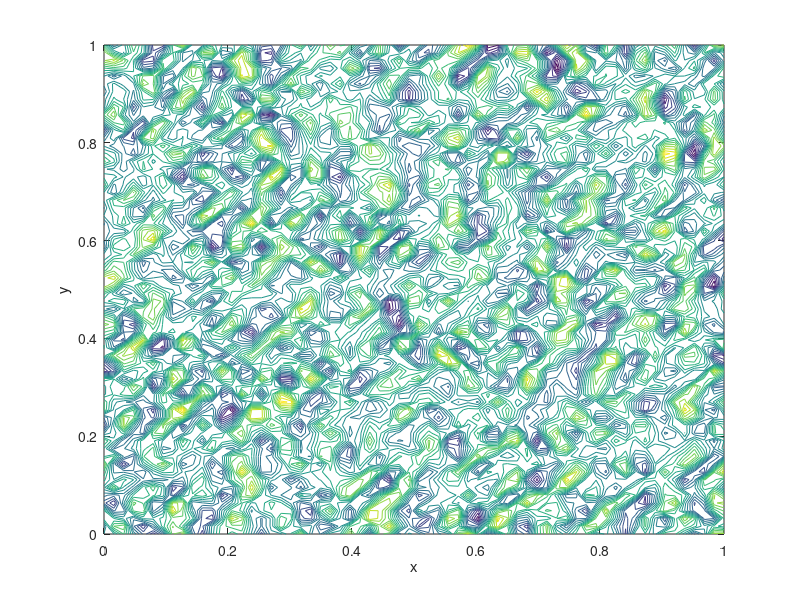

MATLAB code for this plot: (Note: this script raises an error after producing the figure.)
%RIKESH SHARMA
%180606
%ME630A                submission on : 20/11/2021
function turbulence2D()
Lx=1;
Ly=1;
Nx=64;
Ny=64;
nxp2=Nx+2;
nyp2=Ny+2;
dx=(Lx)/(Nx-1);
dy=(Ly)/(Ny-1);
x=(0:dx:Lx);
y=(0:dy:Ly);
tmax=0.2;
dt=0.0001;
Nt=tmax/dt;
%since we have to initialize for psi with random number between -1 and 1
%over the whole domain we use a=-1 b=1 and use psi=a+(b-a)*rand(nxp2,nyp2)
%to initialize psi with random number -1 and 1. Here rand(nxp2,nyp2)
%returns a matrix of size (nxp2 X nyp2) with random number between 0 to 1.
a=-1;  b=1;
psi=a+(b-a)*rand(nxp2,nyp2);
psi(Nx+2,:)=psi(2,:);
psi(1,:)=psi(Nx+1,:);
psi(:,Ny+2)=psi(:,2);
psi(:,1)=psi(:,Ny+1);
psi_old=psi;
%Initializing u0, v0, omega0 for t=0.0 using random value of psi over
% the domain
u=zeros(nxp2,nyp2);
u(2:Nx+1,2:Ny+1)=(psi(2:Nx+1,3:Ny+2)-psi(2:Nx+1,1:Ny))/(2*dy);
u(Nx+2,:)=u(2,:);
u(1,:)=u(Nx+1,:);
u(:,Ny+2)=u(:,2);
u(:,1)=u(:,Ny+1);

v=zeros(nxp2,nyp2);
v(2:Nx+1,2:Ny+1)=-(psi(3:Nx+2,2:Ny+1)-psi(1:Nx,2:Ny+1))/(2*dx);
v(Nx+2,:)=v(2,:);
v(1,:)=v(Nx+1,:);
v(:,Ny+2)=v(:,2);
v(:,1)=v(:,Ny+1);

omega=zeros(nxp2,nyp2);
omega(2:Nx+1,2:Ny+1)=(v(3:Nx+2,2:Ny+1)-v(1:Nx,2:Ny+1))/(2*dx) - (u(2:Nx+1,3:Ny+2)-u(2:Nx+1,1:Ny))/(2*dy);
omega(Nx+2,:)=omega(2,:);
omega(1,:)=omega(Nx+1,:);
omega(:,Ny+2)=omega(:,2);
omega(:,1)=omega(:,Ny+1);

% [x,y]=meshgrid(x,y);
% contour(x,y,omega(2:Nx+1,2:Nx+1));
Re=100;
ctr=1;
[x,y]=meshgrid(x,y);
for n=1:Nt
    clf
    %RKW3
    omega_t=omega;
    K1= -u(2:Nx+1,2:Ny+1).*(omega_t(3:Nx+2,2:Ny+1)-omega(1:Nx,2:Ny+1))/(2*dx)...
        -v(2:Nx+1,2:Ny+1).*(omega_t(2:Nx+1,3:Ny+2)-omega(2:Nx+1,1:Ny))/(2*dy)...
        +1/Re*((omega_t(3:Nx+2,2:Ny+1)-2*omega_t(2:Nx+1,2:Ny+1)+omega_t(1:Nx,2:Ny+1))/(dx*dx)...
        +      (omega_t(2:Nx+1,3:Ny+2)-2*omega_t(2:Nx+1,2:Ny+1)+omega_t(2:Nx+1,1:Ny))/(dy*dy));
    
    omega_t(2:Nx+1,2:Ny+1)= omega_t(2:Nx+1,2:Ny+1) +dt/3*K1;
    K1=-5/9*K1   -u(2:Nx+1,2:Ny+1).*(omega_t(3:Nx+2,2:Ny+1)-omega(1:Nx,2:Ny+1))/(2*dx)...
        -v(2:Nx+1,2:Ny+1).*(omega_t(2:Nx+1,3:Ny+2)-omega(2:Nx+1,1:Ny))/(2*dy)...
        +1/Re*((omega_t(3:Nx+2,2:Ny+1)-2*omega_t(2:Nx+1,2:Ny+1)+omega_t(1:Nx,2:Ny+1))/(dx*dx)...
        +      (omega_t(2:Nx+1,3:Ny+2)-2*omega_t(2:Nx+1,2:Ny+1)+omega_t(2:Nx+1,1:Ny))/(dy*dy));
    
    omega_t(2:Nx+1,2:Ny+1) = omega_t(2:Nx+1,2:Ny+1) +15/16*dt*K1;
    K1 = -153/128 *K1  -u(2:Nx+1,2:Ny+1).*(omega_t(3:Nx+2,2:Ny+1)-omega(1:Nx,2:Ny+1))/(2*dx)...
        -v(2:Nx+1,2:Ny+1).*(omega_t(2:Nx+1,3:Ny+2)-omega(2:Nx+1,1:Ny))/(2*dy)...
        +1/Re*((omega_t(3:Nx+2,2:Ny+1)-2*omega_t(2:Nx+1,2:Ny+1)+omega_t(1:Nx,2:Ny+1))/(dx*dx)...
        +      (omega_t(2:Nx+1,3:Ny+2)-2*omega_t(2:Nx+1,2:Ny+1)+omega_t(2:Nx+1,1:Ny))/(dy*dy));
    
    omega(2:Nx+1,2:Ny+1)=omega_t(2:Nx+1,2:Ny+1)+ 8/15*dt*K1;
    omega(Nx+2,:)=omega(2,:);
    omega(1,:)=omega(Nx+1,:);
    omega(:,Ny+2)=omega(:,2);
    omega(:,1)=omega(:,Ny+1);
    %Gauss Siedel
    error=0.5;
    error_old=0;
    changeError=error-error_old;
    epsilon=1e-5;
    while (changeError>epsilon && ctr<10000)
        psi(Nx+2,:)=psi(2,:);
        psi(1,:)=psi(Nx+1,:);
        psi(:,Ny+2)=psi(:,2);
        psi(:,1)=psi(:,Ny+1);
        for i=2:Nx+1
            for j=2:Ny+1
                psi(i,j)=0.25*(psi_old(i+1,j)+psi_old(i,j+1)...
                                  +psi(i-1,j)+psi(i,j-1)+omega(i,j)*dx*dx);
        
            end
        end
%         psi(2:Nx+1,2:Ny+1)=0.25*(psi_old(3:Nx+2,2:Ny+1)+psi_old(2:Nx+1,3:Ny+2)...
%                                   +psi(1:Nx,2:Ny+1)+psi(2:Nx+1,1:Ny)+omega(2:Nx+1,2:Ny+1)*dx*dx);
%         psi(Nx+2,:)=psi(2,:);
%         psi(1,:)=psi(Nx+1,:);
%         psi(:,Ny+2)=psi(:,2);
%         psi(:,1)=psi(:,Ny+1);
        
        error_old=error;
        errorMatrix=(psi(2:Nx+1,2:Ny+1)-psi_old(2:Nx+1,2:Ny+1));
        error = norm(errorMatrix,2);
        changeError=error-error_old;
        ctr=ctr+1;
        psi_old=psi;                 
    end
    %update BC
    omega(Nx+2,:)=omega(2,:);
    omega(1,:)=omega(Nx+1,:);
    omega(:,Ny+2)=omega(:,2);
    omega(:,1)=omega(:,Ny+1);
    psi(Nx+2,:)=psi(2,:);
    psi(1,:)=psi(Nx+1,:);
    psi(:,Ny+2)=psi(:,2);
    psi(:,1)=psi(:,Ny+1);
    
    %calculate u, v
    u(2:Nx+1,2:Ny+1)=(psi(2:Nx+1,3:Ny+2)-psi(2:Nx+1,1:Ny))/(2*dy);
    u(Nx+2,:)=u(2,:);
    u(1,:)=u(Nx+1,:);
    u(:,Ny+2)=u(:,2);
    u(:,1)=u(:,Ny+1);
    v(2:Nx+1,2:Ny+1)=-(psi(3:Nx+2,2:Ny+1)-psi(1:Nx,2:Ny+1))/(2*dx);
    v(Nx+2,:)=v(2,:);
    v(1,:)=v(Nx+1,:);
    v(:,Ny+2)=v(:,2);
    v(:,1)=v(:,Ny+1);
   % Save images Repeat
    contour(x,y,u(2:Nx+1,2:Nx+1),20);
     xlabel('x');
     ylabel('y');
     title('RIKESH SHARMA 180606','\omega 2D Turbulence for Re=100');
     movieFrame(n)=getframe;
    
end
myWriter=VideoWriter('turbulence2D');
myWriter.FrameRate = 30;
open(myWriter);
writeVideo(myWriter, movieFrame);
close(myWriter);

end




